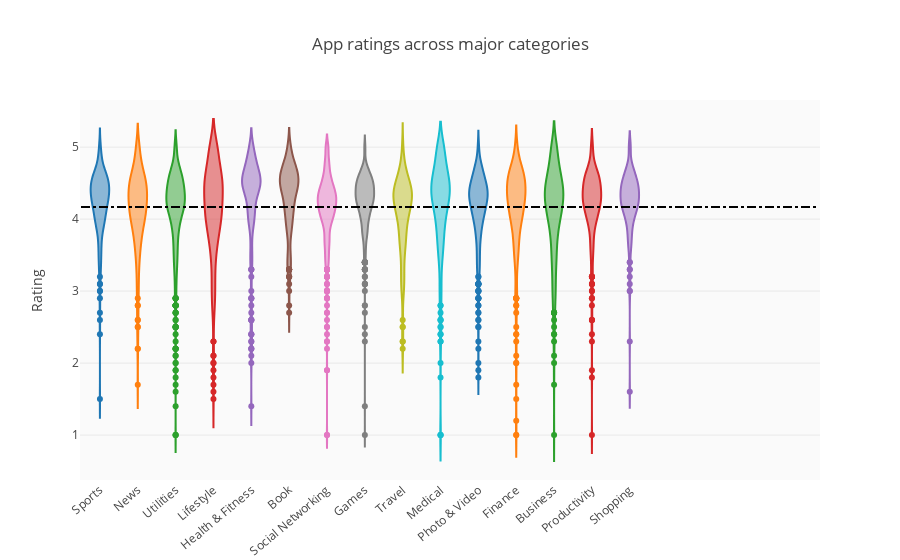

Notebook source saved alongside this figure:
### Markdown cell above
Best performing categories

### Code cell
groups = df.groupby('Category').filter(lambda x: len(x) >= 170).reset_index()
#print(type(groups.item.['BUSINESS']))
print('Average rating = ', np.nanmean(list(groups.Rating)))
#print(len(groups.loc[df.Category == 'DATING']))
c = ['hsl('+str(h)+',50%'+',50%)' for h in np.linspace(0, 720, len(set(groups.Category)))]


#df_sorted = df.groupby('Category').agg({'Rating':'median'}).reset_index().sort_values(by='Rating', ascending=False)
#print(df_sorted)

layout = {'title' : 'App ratings across major categories',
        'xaxis': {'tickangle':-40},
        'yaxis': {'title': 'Rating'},
          'plot_bgcolor': 'rgb(250,250,250)',
          'shapes': [{
              'type' :'line',
              'x0': -.5,
              'y0': np.nanmean(list(groups.Rating)),
              'x1': 19,
              'y1': np.nanmean(list(groups.Rating)),
              'line': { 'dash': 'dashdot'}
          }]
          }

data = [{
    'y': df.loc[df.Category==category]['Rating'], 
    'type':'violin',
    'name' : category,
    'showlegend':False,
    #'marker': {'color': 'Set2'},
    } for i,category in enumerate(list(set(groups.Category)))]



plotly.offline.iplot({'data': data, 'layout': layout})

### Figure 1 — Plotly figure (JSON) as saved in the notebook; plotly's stock layout.template omitted (floating-point values rounded to 4 significant figures; data arrays with more than 128 entries replaced by an {"elided": "..."} marker saying what was removed)
{"data": [{"name": "Sports", "showlegend": false, "type": "violin", "uid": "c5f5c4e0-5f55-4531-aacf-e5fbe0d85af3", "y": {"elided": "325 float values"}}, {"name": "News", "showlegend": false, "type": "violin", "uid": "1f7ed4ba-841d-43fc-a64d-0a21f355cbf9", "y": {"elided": "254 float values"}}, {"name": "Utilities", "showlegend": false, "type": "violin", "uid": "87a8fbae-36b4-422e-bd63-a366602f4360", "y": {"elided": "1203 float values"}}, {"name": "Lifestyle", "showlegend": false, "type": "violin", "uid": "3e955cb1-92c3-4c75-a8ea-741ce5334f7a", "y": {"elided": "422 float values"}}, {"name": "Health & Fitness", "showlegend": false, "type": "violin", "uid": "14f0ed5c-8bc7-4076-bec7-0873bc9878cc", "y": {"elided": "288 float values"}}, {"name": "Book", "showlegend": false, "type": "violin", "uid": "210b96be-f272-4bb8-9133-c32f3c050e6f", "y": {"elided": "278 float values"}}, {"name": "Social Networking", "showlegend": false, "type": "violin", "uid": "360bbaa3-26cb-43bf-8c17-36cee814c618", "y": {"elided": "725 float values"}}, {"name": "Games", "showlegend": false, "type": "violin", "uid": "f68c1c0c-6762-42e2-af67-6875154f4518", "y": {"elided": "960 float values"}}, {"name": "Travel", "showlegend": false, "type": "violin", "uid": "d28d6e4c-ef8e-4b77-9748-16e21ae90b13", "y": {"elided": "219 float values"}}, {"name": "Medical", "showlegend": false, "type": "violin", "uid": "3f15db99-1b0b-4a2e-950b-e18702b3aaaa", "y": {"elided": "395 float values"}}, {"name": "Photo & Video", "showlegend": false, "type": "violin", "uid": "b844a867-6e29-4f48-b529-52cde4797bfc", "y": {"elided": "509 float values"}}, {"name": "Finance", "showlegend": false, "type": "violin", "uid": "31c12fb7-94ed-4f58-9c64-7297122af4e1", "y": {"elided": "345 float values"}}, {"name": "Business", "showlegend": false, "type": "violin", "uid": "886e4596-3431-4973-983d-1258c4489dda", "y": {"elided": "420 float values"}}, {"name": "Productivity", "showlegend": false, "type": "violin", "uid": "55894f05-2513-44b3-a6ed-7d2a5c02c56d", "y": {"elided": "374 float values"}}, {"name": "Shopping", "showlegend": false, "type": "violin", "uid": "7bae6291-e309-47fa-b3e7-96991a28d8e8", "y": {"elided": "202 float values"}}], "layout": {"plot_bgcolor": "rgb(250,250,250)", "shapes": [{"line": {"dash": "dashdot"}, "type": "line", "x0": -0.5, "x1": 19, "y0": 4.167, "y1": 4.167}], "title": {"text": "App ratings across major categories"}, "xaxis": {"tickangle": -40}, "yaxis": {"title": {"text": "Rating"}}}}
